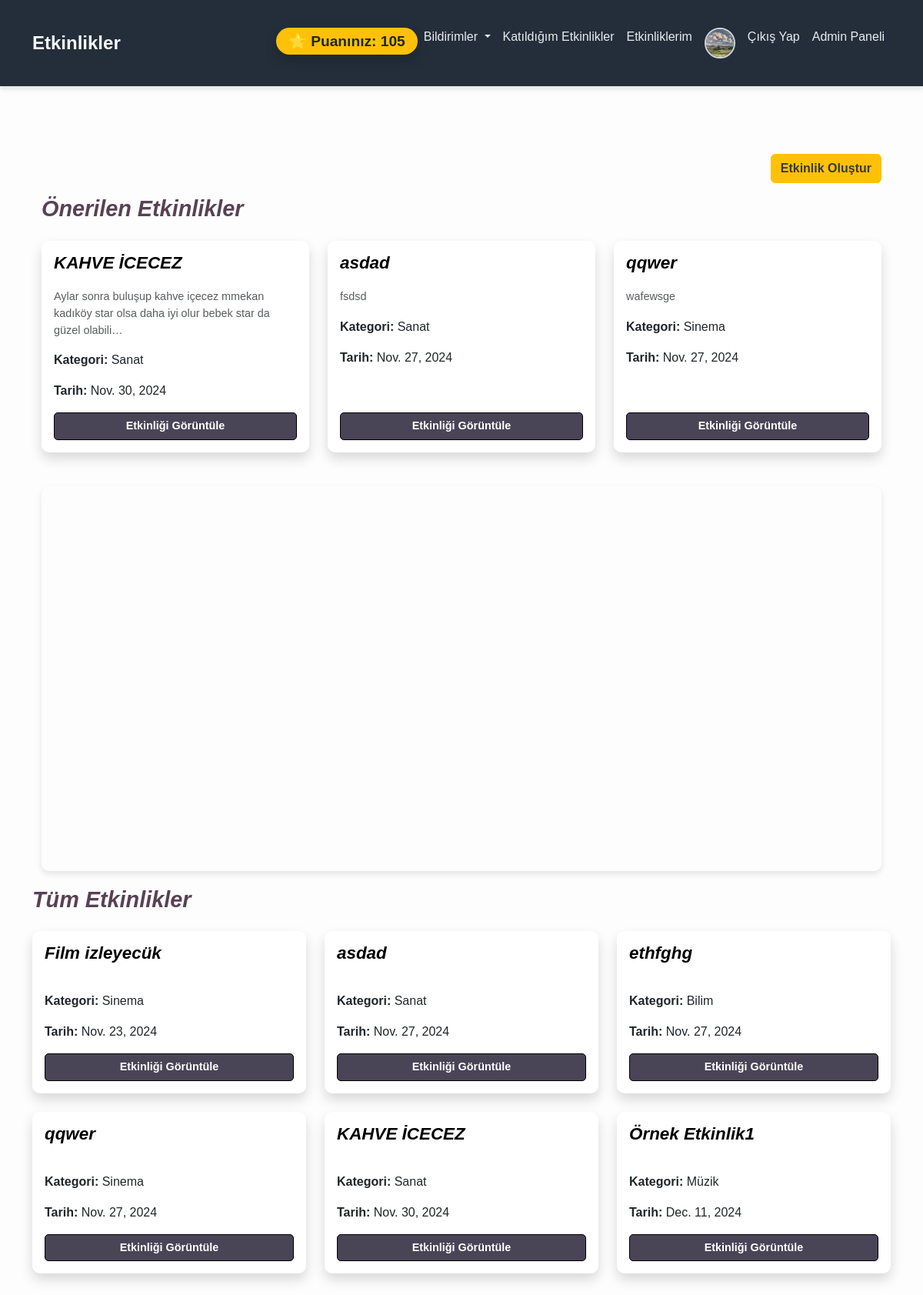
Page / (signed in) on the committed database.
### users/models.py (models this page shows, shortened)
class User(AbstractUser):
    id = models.AutoField(primary_key=True)
    username = models.CharField(max_length=150,unique=True)
    password = models.CharField(max_length=150)
    name = models.CharField(max_length=150)
    surname = models.CharField(max_length=150)
    birthdate = models.DateField(max_length=150)
    gender = models.CharField(max_length=150)
    email = models.EmailField(max_length=150,unique=True)
    phone_number = models.CharField(max_length=128)
    interests = models.CharField(max_length=150)
    profilepicture=models.ImageField(upload_to='uploads/profile_pictures/', null=True, blank=True)
    verification_code = models.CharField(max_length=6, blank=True, null=True)
    location = models.CharField(max_length=100,default="İstanbul")
    latitude = models.FloatField(blank=True, null=True)  # Enlem
    longitude = models.FloatField(blank=True, null=True)  # Boylam
    is_admin = models.BooleanField(default=False)
    score = models.IntegerField(default=20)
    groups = models.ManyToManyField(
        'auth.Group',
        related_name='user_groups',  # Özel ilişkili ad
        blank=True,
    )
    user_permissions = models.ManyToManyField(
        'auth.Permission',
        related_name='user_permissions',  # Özel ilişkili ad
        blank=True,
    )

class Event(models.Model):
    title = models.CharField(max_length=150)
    description = models.TextField()
    date = models.DateField(default=now)
    start_time = models.TimeField(default=now)
    end_time = models.TimeField(default=now)
    latitude = models.FloatField(blank=True, null=True)  # Enlem
    longitude = models.FloatField(blank=True, null=True)  # Boylam
    category = models.CharField(max_length=100, default="Genel")
    approved = models.BooleanField(default=False)
    created_by = models.ForeignKey(
        User,
        on_delete=models.CASCADE,
        related_name="created_events",
        default=1  # Varsayılan kullanıcı ID'si
    )

### users/views.py (the view, shortened to what this page needs)
# urls.py: path('', views.homepage, name='homepage'),
def homepage(request):
    events = Event.objects.filter(approved=True)
    recommended_events = (
        event_recommendation(request.user) if request.user.is_authenticated else events
    )
    events_list = list(events.values('id', 'title', 'latitude', 'longitude', 'category', 'date', 'start_time', 'end_time'))
    return render(request, 'homepage.html', {'recommended_events': recommended_events, 'events': events_list})

### users/context_processors.py (called while the page is built)
def notifications_context(request):
    if request.user.is_authenticated:
        notifications = Notification.objects.filter(user=request.user).order_by('-created_at')
        unread_count = notifications.filter(is_read=False).count()
        return {
            'notifications': notifications[:5],  # İlk 5 bildirimi gönder
            'unread_count': unread_count  # Okunmamış bildirim sayısı
        }
    return {'notifications': [], 'unread_count': 0}

### users/views.py (called while the page is built)
def get_attended_events(user):
    return Event.objects.filter(participation__user=user)

### templates/homepage.html (shortened to what this page needs)
{% extends 'base.html' %}
{% block content %}
<head>
    {% load static %}
    <link rel="stylesheet" href="{% static 'css/homepage_style.css' %}">
</head>
<div class="container mt-5">
    {% if user.is_authenticated %}
        <div class="text-end mb-3">
            <a href="{% url 'create_event' %}" class="btn btn-warning">Etkinlik Oluştur</a>
        </div>
    <h2 class="mb-4 text-">Önerilen Etkinlikler</h2>
    <div class="row">
        {% for event in recommended_events %}
            <div class="col-md-4 mb-4">
                <div class="card shadow h-100">
                    <div class="card-body d-flex flex-column">
                        <h5 class="card-title text-">{{ event.title }}</h5>
                        <p class="card-text text-muted">{{ event.description|truncatechars:100 }}</p>
                        <p><strong>Kategori:</strong> {{ event.category }}</p>
                        <p><strong>Tarih:</strong> {{ event.date }}</p>
                        <div class="mt-auto">
                            <a href="{% url 'event_detail' event.id %}" class="btn btn-outline- w-100">Etkinliği Görüntüle</a>
                        </div>
                    </div>
                </div>
            </div>
        {% endfor %}
    </div>
    {%else%}
    <h2 class="mb-4 text-">Hoş Geldiniz, Lütfen Giriş Yapın Ve Etkinliklerinizi Planlamaya Başlayalım!</h2>
    {% endif %}
    {% if events %}
        <div id="map" style="width: 100%; height: 500px; margin-top: 20px;"></div>
    {% endif %}
</div>
<h2 class="mb-4 text-">Tüm Etkinlikler</h2>
<div class="row">
    {% for event in events %}
        <div class="col-md-4 mb-4">
            <div class="card shadow h-100">
                <div class="card-body d-flex flex-column">
                    <h5 class="card-title text-">{{ event.title }}</h5>
                    <p><strong>Kategori:</strong> {{ event.category }}</p>
                    <p><strong>Tarih:</strong> {{ event.date }}</p>
                    <div class="mt-auto">
                        <a href="{% url 'event_detail' event.id %}" class="btn btn-outline- w-100">Etkinliği Görüntüle</a>
                    </div>
                </div>
            </div>
        </div>
    {% endfor %}
</div>
{% endblock %}

### templates/base.html (shortened to what this page needs)
<!DOCTYPE html>
<html lang="en">
<head>
    {% load static %}
    <link rel="stylesheet" href="{% static 'css/styles.css' %}">
    <link href="https://cdn.jsdelivr.net/npm/bootstrap@5.3.3/dist/css/bootstrap.min.css" rel="stylesheet">
</head>
<body>
    <nav class="navbar navbar-expand-lg navbar-dark ">
        <div class="container">
            <a class="navbar-brand" href="/">Etkinlikler</a>
            <div class="collapse navbar-collapse" id="navbarNav">
                <ul class="navbar-nav ms-auto">
                    {% if user.is_authenticated %}
                    <span class="navbar-text ms-3">
                        <span class="badge bg-warning text-dark px-3 py-2 rounded-pill shadow">
                            ⭐ Puanınız: <strong>{{ user.score }}</strong>
                        </span>
                    </span>
                    <li class="nav-item dropdown">
                        <a class="nav-link dropdown-toggle" href="#" id="notificationsDropdown" role="button" data-bs-toggle="dropdown" aria-expanded="false">
                            Bildirimler
                        </a>
                    </li>
                    <li class="nav-item">
                        <a class="nav-link" href="{% url 'attended_events' %}">Katıldığım Etkinlikler</a>
                    </li>
                    <li class="nav-item">
                        <a class="nav-link" href="{% url 'event_list' %}">Etkinliklerim</a>
                    </li>
                    <li class="nav-item">
                        <a class="nav-link" href="{% url 'edit_profile' %}">
                            <img src="{{ user.profilepicture.url }}" alt="Profil Resmi" class="rounded-circle" width="40" height="40">
                        </a>
                    </li>
                    <li class="nav-item">
                        <a class="nav-link" href="{% url 'logout' %}">Çıkış Yap</a>
                    </li>
                    {% if user.is_admin %}
                    <li class="nav-item">
                        <a class="nav-link" href="{% url 'admin_dashboard' %}">Admin Paneli</a>
                    </li>
                    {% endif %}
                    {% endif %}
                </ul>
            </div>
        </div>
    </nav>
<div class="container">
    {% block content %}{% endblock %}
</div>
</body>
</html>

### users/static/css/styles.css (style rules this page uses)
.navbar { background-color: #232e3a; box-shadow: 0px 4px 6px rgba(0, 0, 0, 0.1); }
.navbar .navbar-brand { font-size: 1.5rem; font-weight: bold; color: #f8f9fa; }
.navbar .nav-link { color: #e9ecef; font-weight: 500; transition: color 0.3s ease; }
.navbar-text .badge { font-size: 1.2rem; font-weight: bold; animation: glow 2s infinite alternate; }
.navbar .nav-link img { border: 2px solid #ced4da; transition: border 0.3s ease; }
body { background-color: #3b3b3b; color: #212529; font-family: "Arial", sans-serif; }
.container { padding-top: 20px; padding-bottom: 20px; }
.card { background-color: #ffffff; border: 1px solid #ced4da; border-radius: 10px; box-shadow: 0 2px 4px rgba(0, 0, 0, 0.1); }
.card .card-title { color: #000000; font-weight: bold; }
.card .btn { background-color: #4a4457; color: #ffffff; transition: background-color 0.3s ease; }

### users/static/css/homepage_style.css (style rules this page uses)
body { background-color: #fdfdfd; color: #343a40; font-family: "Arial", sans-serif; }
h2.text- { font-size: 1.8rem; font-weight: bold; margin-bottom: 20px; font-style: italic; color: #584155; }
h5.text- { font-size: 1.4rem; font-weight: bold; margin-bottom: 20px; font-style: italic; color: #584155; }
.card { border: none; border-radius: 10px; box-shadow: 0px 4px 6px rgba(0, 0, 0, 0.1); transition: transform 0.2s ease, box-shadow 0.2s ease; background-color: #ffffff; }
.card-title { font-size: 1.2rem; font-weight: bold; }
.card-text { font-size: 0.9rem; color: #6c757d; }
.card .btn { font-size: 0.9rem; font-weight: bold; border-radius: 5px; }
.card .btn-outline- { color: #ffffff; border-color: #000000; }
#map { border-radius: 10px; box-shadow: 0px 4px 8px rgba(0, 0, 0, 0.1); }
.row { margin-top: 20px; }
.btn-warning { background-color: #ffc107; color: #343a40; font-weight: bold; }

### rows in the picture
User: score "105", profilepicture (picture)
Event: title "KAHVE İCECEZ", description "Aylar sonra buluşup kahve içecez mmekan kadıköy star olsa daha iyi olur bebek star da güzel olabili…", category "Sanat", date "Nov. 30, 2024"
Event: title "asdad", description "fsdsd", category "Sanat", date "Nov. 27, 2024"
Event: title "qqwer", description "wafewsge", category "Sinema", date "Nov. 27, 2024"
Event: title "Film izleyecük", category "Sinema", date "Nov. 23, 2024"
Event: title "ethfghg", category "Bilim", date "Nov. 27, 2024"
Event: title "Örnek Etkinlik1", category "Müzik", date "Dec. 11, 2024"
